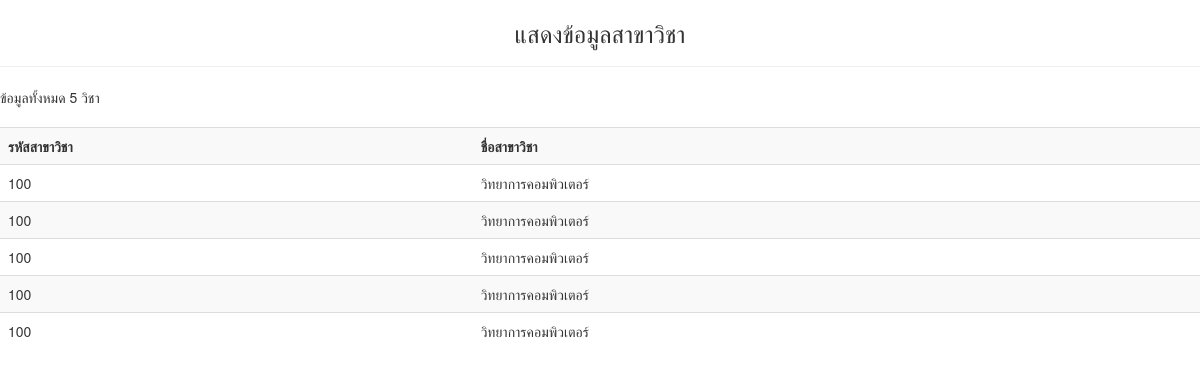
Screenshot of /showmajor.php with the database file from the repository.
### tables this page shows
CREATE TABLE `tblstudent` (
  `std_id` varchar(10) NOT NULL COMMENT 'รหัสนักศึกษา',
  `std_name` varchar(100) NOT NULL COMMENT 'ชื่อ-นามสกุลนักศึกษา',
  `std_address` varchar(300) NOT NULL COMMENT 'ที่อยู่',
  `std_gender` char(5) NOT NULL COMMENT 'เพศ',
  `std_birth` date NOT NULL COMMENT 'วันเกิด',
  `std_salary` float NOT NULL COMMENT 'รายได้',
  `major_id` char(5) NOT NULL COMMENT 'รหัสสาขา'
);

CREATE TABLE `tblmajor` (
  `major_id` char(5) NOT NULL COMMENT 'รหัสสาขา',
  `major_name` varchar(250) NOT NULL COMMENT 'ชื่อสาขา'
);

### showmajor.php (the view, shortened to what this page needs)
<!DOCTYPE HTML>
<html>
 <head>
<link rel="stylesheet" href="https://maxcdn.bootstrapcdn.com/bootstrap/3.3.7/css/bootstrap.min.css">
 </head>
 <body>
<?php
$servername="localhost";
$user="root";
$passwd="12345678";
$dbname="dbstudent";
$conn=mysqli_connect($servername,$user,$passwd,$dbname);
	$sqlstudent="SELECT * FROM tblstudent INNER JOIN tblmajor ON tblstudent.major_id = tblmajor.major_id";
$result2=mysqli_query($conn,$sqlstudent) or die("SQL ผิด");
$count2=mysqli_num_rows($result2);
echo " <center> <h3> แสดงข้อมูลสาขาวิชา </h3> </center> <hr> ";
echo "ข้อมูลทั้งหมด ".$count2." วิชา";
echo "<br>";
echo "<br>";
echo "<table class='table table-striped'>";
echo "<tr>";
echo "<th>รหัสสาขาวิชา</th>";
echo "<th>ชื่อสาขาวิชา</th>";
echo "</tr>";
while($row2=mysqli_fetch_assoc($result2))
	{
	echo "<tr>";
	echo "<td>".$row2["major_id"]."</td>";
	echo "<td>".$row2["major_name"]."</td>";
	echo "</tr>";
	}
	echo "</table>";
?>
 </body>
</html>

### rows the page displays
tblstudent: major.major_id "100", major.major_name "วิทยาการคอมพิวเตอร์"
tblstudent: major.major_id "100", major.major_name "วิทยาการคอมพิวเตอร์"
tblstudent: major.major_id "100", major.major_name "วิทยาการคอมพิวเตอร์"
tblstudent: major.major_id "100", major.major_name "วิทยาการคอมพิวเตอร์"
tblstudent: major.major_id "100", major.major_name "วิทยาการคอมพิวเตอร์"

### other values shown
$count2 "5"
